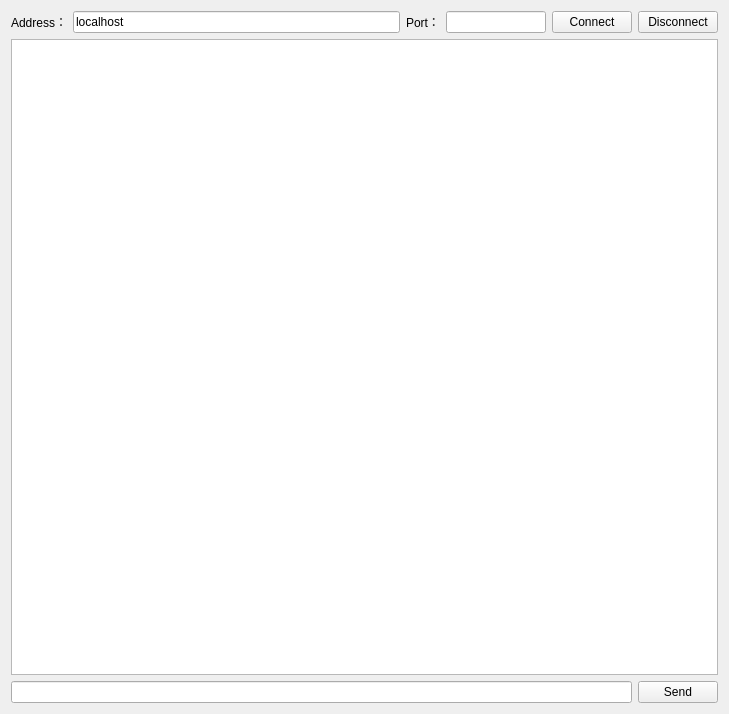
<?xml version="1.0" encoding="UTF-8"?>
<ui version="4.0">
 <class>ClientWidget</class>
 <widget class="QWidget" name="ClientWidget">
  <property name="geometry">
   <rect>
    <x>0</x>
    <y>0</y>
    <width>729</width>
    <height>714</height>
   </rect>
  </property>
  <property name="windowTitle">
   <string>Form</string>
  </property>
  <layout class="QVBoxLayout" name="verticalLayout">
   <item>
    <layout class="QHBoxLayout" name="horizontalLayout_2">
     <item>
      <widget class="QLabel" name="label_2">
       <property name="text">
        <string>Address：</string>
       </property>
      </widget>
     </item>
     <item>
      <widget class="QLineEdit" name="lineEdit_address">
       <property name="text">
        <string>localhost</string>
       </property>
      </widget>
     </item>
     <item>
      <widget class="QLabel" name="label">
       <property name="text">
        <string>Port：</string>
       </property>
      </widget>
     </item>
     <item>
      <widget class="QLineEdit" name="lineEdit_port">
       <property name="maximumSize">
        <size>
         <width>100</width>
         <height>16777215</height>
        </size>
       </property>
      </widget>
     </item>
     <item>
      <widget class="QPushButton" name="ptn_connect">
       <property name="text">
        <string>Connect</string>
       </property>
      </widget>
     </item>
     <item>
      <widget class="QPushButton" name="ptn_disConnect">
       <property name="text">
        <string>Disconnect</string>
       </property>
      </widget>
     </item>
    </layout>
   </item>
   <item>
    <widget class="QTextEdit" name="textEdit_receive"/>
   </item>
   <item>
    <layout class="QHBoxLayout" name="horizontalLayout">
     <item>
      <widget class="QLineEdit" name="lineEdit_send"/>
     </item>
     <item>
      <widget class="QPushButton" name="ptn_send">
       <property name="text">
        <string>Send</string>
       </property>
      </widget>
     </item>
    </layout>
   </item>
  </layout>
 </widget>
 <resources/>
 <connections/>
</ui>
